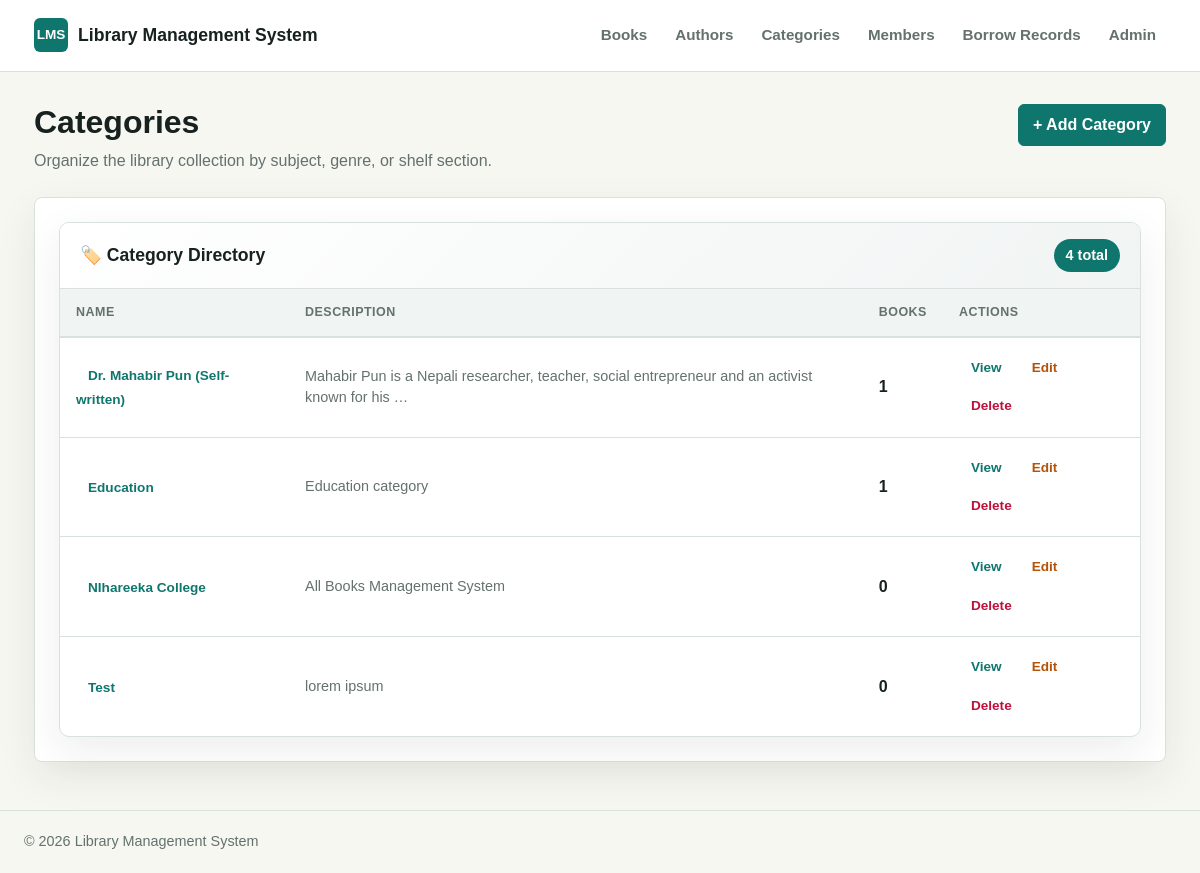
Page /categories/ on the committed database.
### categories/models.py (models this page shows, shortened)
class Category(models.Model):
    name        = models.CharField(max_length=100, unique=True)
    description = models.TextField(blank=True)
    class Meta:
        ordering = ['name']
        verbose_name_plural = 'Categories'

### categories/views.py (the view)
# urls.py: path('', views.categories_list, name='list'),
def categories_list(request):
    categories = Category.objects.all()
    return render(
        request,
        'categories/list.html',
        {'categories': categories} # context
    )

### categories/templates/categories/list.html (shortened to what this page needs)
{% extends 'base.html' %}
{% block page_title %}Categories{% endblock %}
{% block page_subtitle %}
    <p>Organize the library collection by subject, genre, or shelf section.</p>
{% endblock %}
{% block page_actions %}
    <a class="button" href="{% url 'categories:create' %}">+ Add Category</a>
{% endblock %}
{% block content %}
    {% if categories %}
        <div class="list-container">
            <div class="list-header">
                <h3>🏷️ Category Directory</h3>
                <span class="category-count">{{ categories|length }} total</span>
            </div>
            <div class="category-table-wrap">
                <table class="category-table">
                    <thead>
                        <tr>
                            <th scope="col">Name</th>
                            <th scope="col">Description</th>
                            <th scope="col">Books</th>
                            <th scope="col">Actions</th>
                        </tr>
                    </thead>
                    <tbody>
                        {% for category in categories %}
                            <tr>
                                <td class="category-name">
                                    <a class="action-btn view" href="{% url 'categories:detail' category.pk %}">
                                        {{ category.name }}
                                    </a>
                                </td>
                                <td>
                                    {% if category.description %}
                                        <p class="category-description">{{ category.description|truncatewords:15 }}</p>
                                    {% else %}
                                        <p class="category-description">No description added.</p>
                                    {% endif %}
                                </td>
                                <td><strong>{{ category.books.count }}</strong></td>
                                <td>
                                    <div class="row-actions">
                                        <a class="action-btn view" href="{% url 'categories:detail' category.pk %}">View</a>
                                        <a class="action-btn edit" href="{% url 'categories:update' category.pk %}">Edit</a>
                                        <a class="action-btn delete" href="{% url 'categories:delete' category.pk %}">Delete</a>
                                    </div>
                                </td>
                            </tr>
                        {% endfor %}
                    </tbody>
                </table>
            </div>
        </div>
    {% else %}
        <div class="empty-state">
            <h2>📚 No categories yet</h2>
            <p>Create categories to make books easier to browse and manage.</p>
            <a class="button" href="{% url 'categories:create' %}">+ Add Category</a>
        </div>
    {% endif %}
{% endblock %}

### templates/base.html (style rules this page uses)
:root { --bg: #f7f7f2; --surface: #ffffff; --surface-muted: #f0f4f3; --text: #17211f; --muted: #64716e; --border: #d9e1de; --brand: #0f766e; --brand-dark: #115e59; --accent: #b45309; --danger: #be123c; --shadow: 0 14px 40px rgba(23, 33, 31, 0.08); }
* { box-sizing: border-box; }
body { margin: 0; min-height: 100vh; background: var(--bg); color: var(--text); font-family: Arial, Helvetica, sans-serif; line-height: 1.5; }
a { color: inherit; text-decoration: none; }
.page-heading p { color: var(--muted); margin: 8px 0 0; max-width: 700px; }
.button { align-items: center; background: var(--brand); border: 1px solid var(--brand); border-radius: 6px; color: #ffffff; cursor: pointer; display: inline-flex; font: inherit; font-weight: 700; justify-content: center; min-height: 40px; padding: 8px 14px; }

### categories/templates/categories/list.html (style rules this page uses)
.list-container { background: var(--surface); border: 1px solid var(--border); border-radius: 10px; box-shadow: var(--shadow); overflow: hidden; }
.list-header { background: linear-gradient(135deg, var(--surface) 0%, var(--surface-muted) 100%); border-bottom: 1px solid var(--border); padding: 16px 20px; display: flex; justify-content: space-between; align-items: center; }
.list-header h3 { margin: 0; font-size: 1.1rem; color: var(--text); }
.category-count { background: var(--brand); color: #ffffff; border: none; font-weight: 700; padding: 6px 12px; border-radius: 20px; font-size: 0.9rem; }
.category-table-wrap { overflow-x: auto; }
.category-table { border-collapse: collapse; min-width: 620px; width: 100%; }
.category-table th { background: var(--surface-muted); border-bottom: 2px solid var(--border); color: var(--muted); font-size: 0.78rem; font-weight: 700; letter-spacing: 0.5px; padding: 14px 16px; text-align: left; text-transform: uppercase; }
.category-table td { border-bottom: 1px solid var(--border); padding: 14px 16px; vertical-align: middle; }
.category-table tr:last-child td { border-bottom: 0; }
.category-name { font-weight: 700; color: var(--text); }
.category-description { color: var(--muted); margin: 0; font-size: 0.9rem; }
.row-actions { display: flex; flex-wrap: wrap; gap: 6px; }
.action-btn { padding: 6px 12px; border-radius: 4px; font-size: 0.85rem; font-weight: 600; text-decoration: none; transition: all 0.2s ease; }
.action-btn.view { color: var(--brand); background: transparent; }
.action-btn.edit { color: var(--accent); background: transparent; }
.action-btn.delete { color: var(--danger); background: transparent; }

### rows in the picture
Category: name "Dr. Mahabir Pun (Self-written)", description "Mahabir Pun is a Nepali researcher, teacher, social entrepreneur and an activist known for his …", books.count "1"
Category: name "Education", description "Education category", books.count "1"
Category: name "NIhareeka College", description "All Books Management System", books.count "0"
Category: name "Test", description "lorem ipsum", books.count "0"

### other values in the picture
{{ categories|length }} "4"
